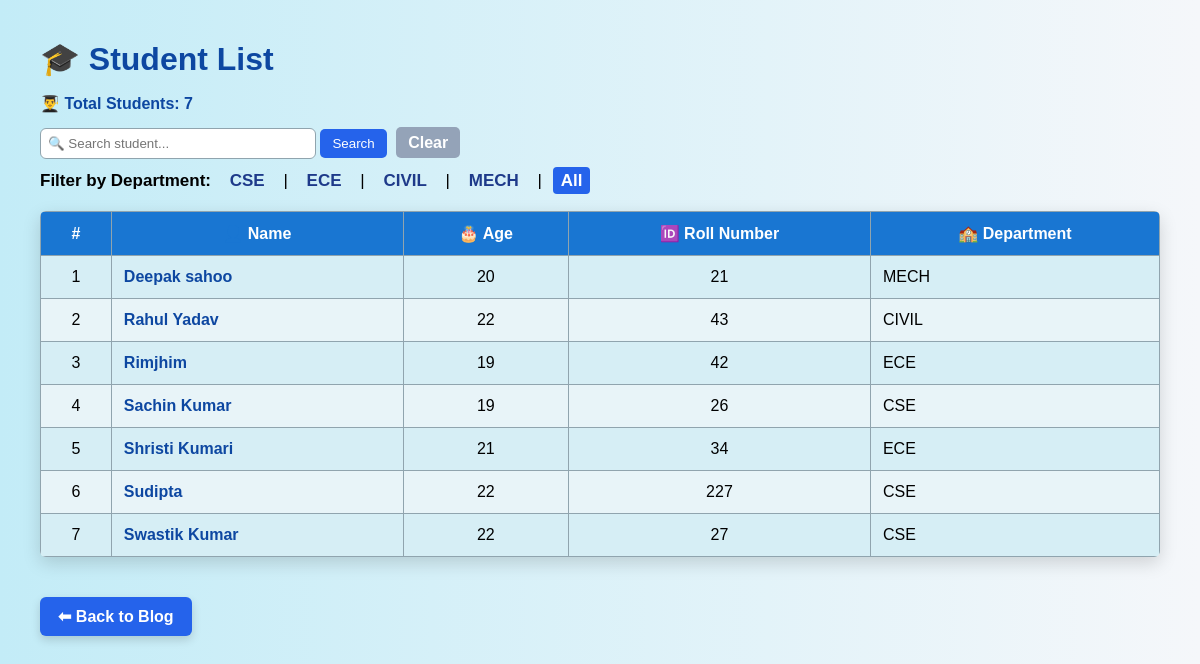
The page /students/ on the database its author committed.
### studentApp/models.py (models this page shows, shortened)
class Student(models.Model):
    name = models.CharField(max_length=100)
    age = models.IntegerField()
    roll_number = models.CharField(max_length=20)
    created = models.DateTimeField(auto_now_add=True)
    department = models.ForeignKey(
        Department,
        on_delete=models.CASCADE,
        null=True,
        blank=True
    )
    slug = models.SlugField(blank=True)
    class Meta:
        ordering = ['name']

class Department(models.Model):
    dept_name = models.CharField(max_length=100)
    dept_code = models.CharField(max_length=10)

### studentApp/views.py (the view)
# urls.py: path('students/', views.student_list, name='student_list'),
def student_list(request):
    query = request.GET.get('q')
    dept = request.GET.get('dept')
    students = Student.objects.all()
    if query:
        students = students.filter(name__icontains=query)
    if dept:
        students = students.filter(department__dept_name__iexact=dept)
    return render(request, 'studentApp/student_list.html', {
        'students': students
    })

### studentApp/templates/studentApp/student_list.html (shortened to what this page needs)
<!DOCTYPE html>
<html>
<head>
</head>
<body>
<h1>🎓 Student List</h1>
<p class="total">
👨‍🎓 Total Students: {{ students|length }}
</p>
<form method="GET" class="search-box">
<input type="text" name="q" placeholder="🔍 Search student..."
value="{{ request.GET.q }}">
<button type="submit">Search</button>
<a href="/students/" style="
padding:7px 12px;
background:#94a3b8;
color:white;
border-radius:5px;
text-decoration:none;
margin-left:5px;">
Clear
</a>
<div class="filter">
<b>Filter by Department:</b>
<a href="?dept=CSE" class="{% if request.GET.dept == 'CSE' %}active{% endif %}">CSE</a> |
<a href="?dept=ECE" class="{% if request.GET.dept == 'ECE' %}active{% endif %}">ECE</a> |
<a href="?dept=CIVIL" class="{% if request.GET.dept == 'CIVIL' %}active{% endif %}">CIVIL</a> |
<a href="?dept=MECH" class="{% if request.GET.dept == 'MECH' %}active{% endif %}">MECH</a> |
<a href="/students/" class="{% if not request.GET.dept %}active{% endif %}">All</a>
</div>
</form>
<table>
<tr>
<th>#</th>
<th>👤 Name</th>
<th>🎂 Age</th>
<th>🆔 Roll Number</th>
<th>🏫 Department</th>
</tr>
{% if students %}
{% for student in students %}
<tr>
<td>{{ forloop.counter }}</td>
<td>
<a href="/students/{{ student.slug }}/">
{{ student.name }}
</a>
</td>
<td>{{ student.age }}</td>
<td>{{ student.roll_number }}</td>
<td>{{ student.department.dept_name }}</td>
</tr>
{% endfor %}
{% else %}
<tr>
<td colspan="5" style="text-align:center;padding:20px;font-weight:bold;color:#1e3a8a;">
🚫 No students found.
</td>
</tr>
{% endif %}
</table>
<div style="margin-top:20px;">
<a href="/"
style="
display:inline-block;
margin-top:20px;
padding:10px 18px;
background:#2563eb;
color:white;
border-radius:6px;
text-decoration:none;
font-weight:bold;
box-shadow:0 4px 10px rgba(0,0,0,0.15);
"
onmouseover="this.style.background='#1e40af'"
onmouseout="this.style.background='#2563eb'">
⬅ Back to Blog
</a>
</div>
</body>
</html>

### studentApp/templates/studentApp/student_list.html (style rules this page uses)
body { font-family: Arial, Helvetica, sans-serif; background: linear-gradient(to right,#c3ecf7,#f5f7fa); margin:40px; }
h1 { color:#0d47a1; margin-bottom:10px; }
.total { font-weight:bold; color:#0d47a1; margin-bottom:15px; }
.search-box { margin-bottom:20px; }
.search-box input { padding:7px; width:260px; border-radius:6px; border:1px solid #90a4ae; }
.search-box button { padding:7px 12px; border:none; background:#2563eb; color:white; border-radius:5px; cursor:pointer; }
.filter { margin-top:12px; font-size:17px; }
.filter a { margin:0 6px; font-weight:bold; color:#1e3a8a; padding:4px 8px; border-radius:4px; }
.filter .active { background:#2563eb; color:white; }
table { width:100%; border-collapse:collapse; background:#e8f4f8; border-radius:6px; overflow:hidden; box-shadow:0 6px 18px rgba(0,0,0,0.15); }
th,td { border:1px solid #90a4ae; padding:12px; }
th { background:#1976d2; color:white; text-align:center; position:sticky; top:0; }
td:nth-child(1), td:nth-child(3), td:nth-child(4) { text-align:center; }
tr:nth-child(even) { background:#d6eef5; }
tr { transition:0.2s; }
a { color:#0d47a1; text-decoration:none; font-weight:bold; }

### rows shown on the page
Student: name "Deepak sahoo", age "20", roll_number "21", department.dept_name "MECH"
Student: name "Rahul Yadav", age "22", roll_number "43", department.dept_name "CIVIL"
Student: name "Rimjhim", age "19", roll_number "42", department.dept_name "ECE"
Student: name "Sachin Kumar", age "19", roll_number "26", department.dept_name "CSE"
Student: name "Shristi Kumari", age "21", roll_number "34", department.dept_name "ECE"
Student: name "Sudipta", age "22", roll_number "227", department.dept_name "CSE"
Student: name "Swastik Kumar", age "22", roll_number "27", department.dept_name "CSE"

### other values the page prints
{{ students|length }} "7"
